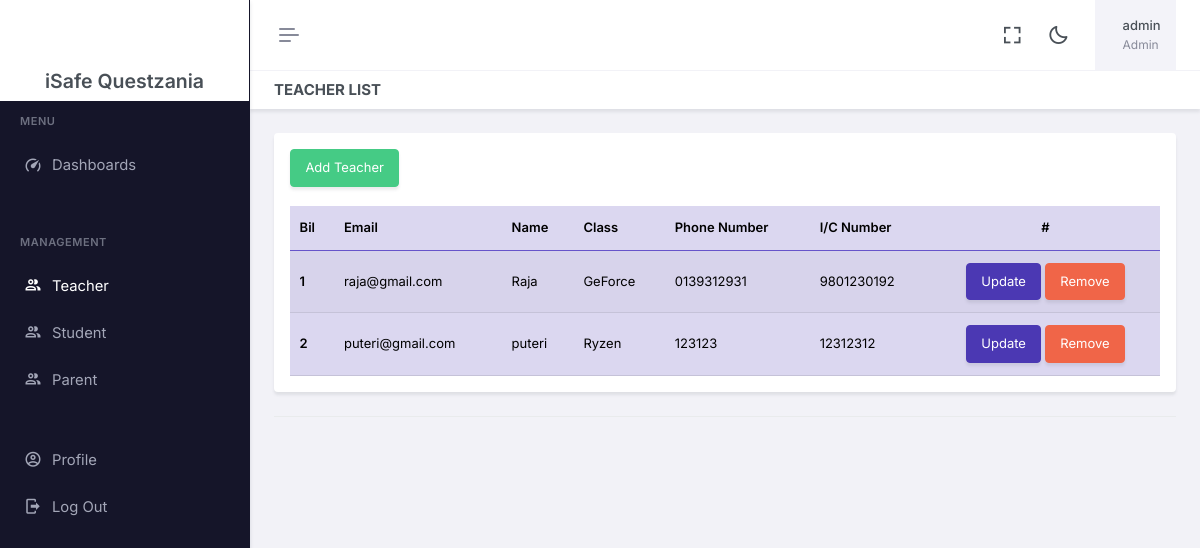
Page /Admin/senaraiTeacher.php (signed in) on the committed database.
### tables this page shows
CREATE TABLE `profile` (
  `id` int(25) NOT NULL,
  `user_id` int(25) NOT NULL,
  `nama` varchar(250) NOT NULL,
  `noFon` varchar(250) DEFAULT NULL,
  `noKp` varchar(250) DEFAULT NULL,
  `kelas_id` text DEFAULT NULL,
  `student_id` text DEFAULT NULL
);

CREATE TABLE `user` (
  `id` int(250) NOT NULL,
  `email` varchar(250) NOT NULL,
  `password` varchar(250) NOT NULL,
  `role` varchar(250) NOT NULL
);

CREATE TABLE `kelas` (
  `id` int(250) NOT NULL,
  `nama_kelas` text NOT NULL,
  `teacher_id` text NOT NULL
);

### Admin/Component/sess.php (called while the page is built, shortened)
<?php
include('../dbConnect.php');
$uid = $_SESSION['uid'];
$sql = "SELECT * FROM profile WHERE user_id='$uid'";
$result = mysqli_query($conn, $sql);
$row = mysqli_fetch_array($result, MYSQLI_ASSOC);
$nama = $row['nama'];
$role=$_SESSION['role'];
?>

### Admin/senaraiTeacher.php (the view, shortened to what this page needs)
<!doctype html>
<html lang="en" data-layout="vertical" data-topbar="light" data-sidebar="dark" data-sidebar-size="lg" data-sidebar-image="none" data-preloader="disable">
<?php include 'Component/head.php' ?>
<body>
    <div id="layout-wrapper">
        <header id="page-topbar">
            <div class="layout-width">
                <?php include './Component/header.php' ?>
            </div>
        </header>
        <?php include './Component/asside.php' ?>
        <div class="main-content">
            <div class="page-content">
                <div class="container-fluid">
                    <div class="row">
                        <div class="col-12">
                            <div class="page-title-box d-sm-flex align-items-center justify-content-between">
                                <h4 class="mb-sm-0">Teacher List</h4>
                            </div>
                        </div>
                    </div>
                    <div class="card-header">
                        <div class="card">
                            <div class="card-body">
                                <button type="button" class="btn btn-success btn-animation waves-effect waves-light" data-text="Add Teacher" data-bs-toggle="modal" data-bs-target="#myModal"><span>Add Teacher</span></button>
                                <br>
                                <br>
                                <table class="table table-primary table-striped align-middle table-nowrap mb-0">
                                    <thead>
                                        <tr>
                                            <th scope="col">Bil</th>
                                            <th scope="col">Email</th>
                                            <th scope="col">Name</th>
                                            <th scope="col">Class</th>
                                            <th scope="col">Phone Number</th>
                                            <th scope="col">I/C Number</th>
                                            <th scope="col" class="text-center">#</th>
                                        </tr>
                                    </thead>
                                    <tbody>
                                        <?php
                                        include('../dbConnect.php');
                                        $query = "SELECT user.id userId, user.password, user.email, profile.noKp,
                                        profile.nama, profile.noFon,profile.kelas_id, kelas.nama_kelas
                                        FROM user
                                        JOIN profile ON user.id=profile.user_id
                                        LEFT JOIN kelas on kelas.id=profile.kelas_id
                                        WHERE user.role='Teacher'";
                                        $result = $conn->query($query);
                                        $modal = 1;
                                        if ($result->num_rows > 0) {
                                            while ($row = $result->fetch_assoc()) {
                                                $nama = $row['nama'];
                                                $noKp = $row['noKp'];
                                                $noFon = $row['noFon'];
                                                $email = $row['email'];
                                                $userId = $row['userId'];
                                                $namaKelas = $row['nama_kelas'];
                                                echo "
                                                    <tr>
                                                    <th scope='row'>$modal</th>
                                                    <td>$email</td>
                                                    <td>$nama</td>
                                                    <td>$namaKelas</td>
                                                    <td>$noFon</td>
                                                    <td>$noKp</td>
                                                    <td >
                                                        <center>
                                                            <button type='button' class='btn btn-primary btn-animation waves-effect waves-light data-text='Update' data-bs-toggle='modal' data-bs-target='#view2$modal'>
                                                                Update
                                                            </button>
                                                            <a href='./Api/removeTeacher.php?userId=$userId' class='btn btn-danger btn-animation waves-effect waves-light data-text='Buang'>
                                                                Remove
                                                            </a>
                                                        </center>
                                                    </td>
                                                </tr>
                                                    ";
                                                $modal++;
                                            }
                                        } else {
                                            echo "
                                                <tr>
                                                <td colspan='9' align='center'>No Teacher Add</td>
                                                </tr>";
                                        }
                                        ?>
                                    </tbody>
                                </table>
                            </div>
                        </div>
                    </div>
                </div>
            </div>
        </div>
    </div>
</body>
</html>

### Admin/Component/head.php (shortened to what this page needs)
<head>
    <link href="../assets/libs/jsvectormap/css/jsvectormap.min.css" rel="stylesheet" type="text/css" />
    <link href="../assets/libs/swiper/swiper-bundle.min.css" rel="stylesheet" type="text/css" />
    <link href="../assets/css/bootstrap.min.css" rel="stylesheet" type="text/css" />
    <link href="../assets/css/icons.min.css" rel="stylesheet" type="text/css" />
    <link href="../assets/css/app.min.css" rel="stylesheet" type="text/css" />
    <link href="../assets/css/custom.min.css" rel="stylesheet" type="text/css" />
</head>

### Admin/Component/header.php (shortened to what this page needs)
<?php
    include './Component/sess.php'
?>
<div class="navbar-header">
    <div class="d-flex">
        <button type="button" class="btn btn-sm px-3 fs-16 header-item vertical-menu-btn topnav-hamburger shadow-none" id="topnav-hamburger-icon">
            <span class="hamburger-icon">
                <span></span>
                <span></span>
                <span></span>
            </span>
        </button>
    </div>
    <div class="d-flex align-items-center">
        <div class="ms-1 header-item d-none d-sm-flex">
            <button type="button" class="btn btn-icon btn-topbar btn-ghost-secondary rounded-circle shadow-none" data-toggle="fullscreen">
                <i class='bx bx-fullscreen fs-22'></i>
            </button>
        </div>
        <div class="ms-1 header-item d-none d-sm-flex">
            <button type="button" class="btn btn-icon btn-topbar btn-ghost-secondary rounded-circle light-dark-mode shadow-none">
                <i class='bx bx-moon fs-22'></i>
            </button>
        </div>
        <div class="dropdown ms-sm-3 header-item topbar-user">
            <button type="button" class="btn shadow-none" id="page-header-user-dropdown" data-bs-toggle="dropdown" aria-haspopup="true" aria-expanded="false">
                <span class="d-flex align-items-center">
                    <span class="text-start ms-xl-2">
                        <span class="d-none d-xl-inline-block ms-1 fw-medium user-name-text"><?php echo $nama;?></span>
                        <span class="d-none d-xl-block ms-1 fs-12 text-muted user-name-sub-text"><?php echo $role;?></span>
                    </span>
                </span>
            </button>
        </div>
    </div>
</div>

### Admin/Component/asside.php (shortened to what this page needs)
<div class="app-menu navbar-menu">
    <div class="navbar-brand-box" style="background-color: white;">
        <a href="index.html" class="logo logo-light">
                <span class="logo-lg">
                    <h4><b>iSafe Questzania</b></h4>
                </span>
        </a>
    </div>
    <div id="scrollbar">
        <div class="container-fluid">
            <ul class="navbar-nav" id="navbar-nav">
                <li class="menu-title"><span data-key="t-menu">Menu</span></li>
                <li class="nav-item">
                    <a class="nav-link menu-link" href="index.php" aria-expanded="false" >
                        <i class="mdi mdi-speedometer"></i> <span data-key="t-dashboards">Dashboards</span>
                    </a>
                </li>
                <li class="menu-title"><i class="ri-more-fill"></i> <span data-key="t-pages">Management</span></li>
                <li class="nav-item">
                    <a class="nav-link menu-link" href="senaraiTeacher.php">
                        <i class="mdi mdi-account-multiple-outline"></i> <span data-key="t-authentication">Teacher</span>
                    </a>
                    <a class="nav-link menu-link" href="senaraiPelajar.php">
                        <i class="mdi mdi-account-multiple-outline"></i> <span data-key="t-authentication">Student</span>
                    </a>
                    <a class="nav-link menu-link" href="senaraiParent.php">
                        <i class="mdi mdi-account-multiple-outline"></i> <span data-key="t-authentication">Parent</span>
                    </a>
                </li>
                <li class="nav-item">
                    <a class="nav-link menu-link" href="profile.php">
                        <i class="mdi mdi-account-circle-outline"></i> <span data-key="t-authentication">Profile</span>
                    </a>
                </li>
                <li class="nav-item">
                    <a class="nav-link menu-link" href="../logout.php">
                        <i class="mdi mdi-logout "></i> <span data-key="t-authentication">Log Out</span>
                    </a>
                </li>
            </ul>
        </div>
    </div>
    <div class="sidebar-background"></div>
</div>

### rows in the picture
profile: nama "admin"
profile: user.email "raja@gmail.com", nama "Raja", kelas.nama_kelas "GeForce", noFon "0139312931", noKp "9801230192"
profile: user.email "puteri@gmail.com", nama "puteri", kelas.nama_kelas "Ryzen", noFon "123123", noKp "12312312"

### other values in the picture
$role "Admin"
